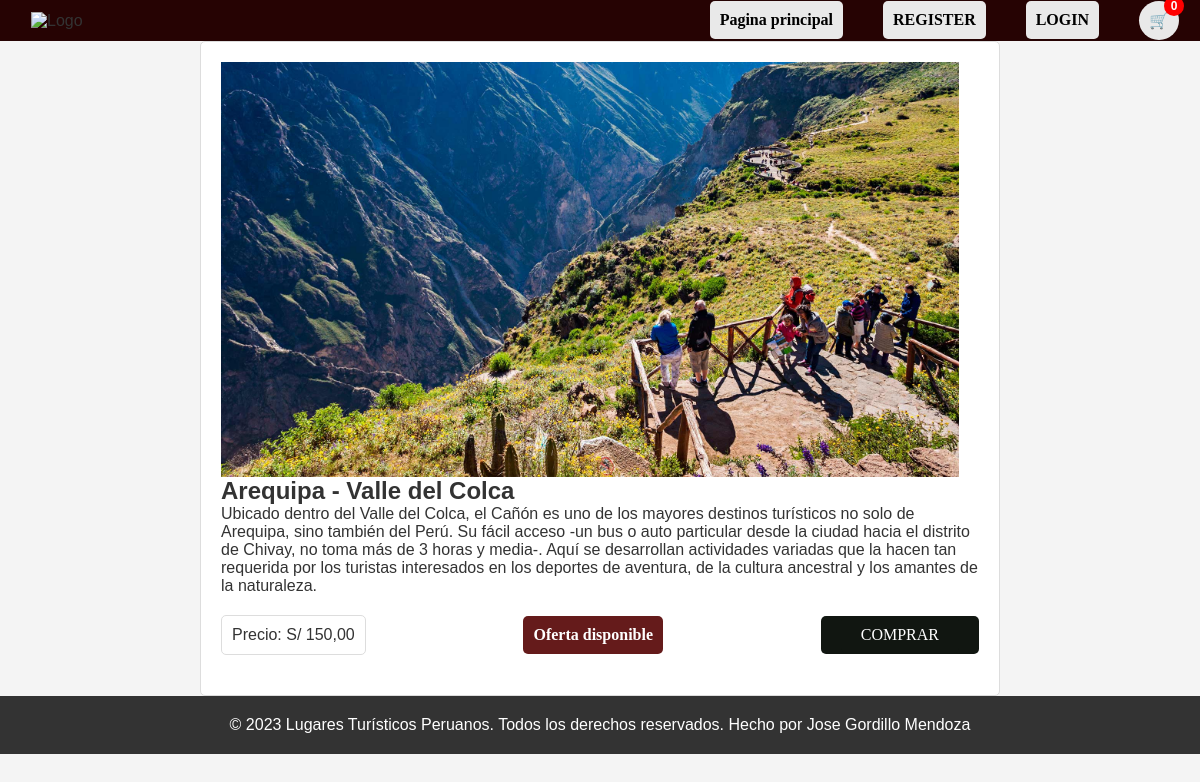
The page /destino/5/ on the database its author committed.
### destinos/models.py (models this page shows, shortened)
class DestinosTuristicos(models.Model):
    nombreCiudad = models.CharField(max_length=100)
    descripcionCiudad = models.TextField()
    imagenCiudad = models.ImageField(upload_to='imagenes/')
    precioTour = models.DecimalField(max_digits=8, decimal_places=2)
    ofertaTour = models.BooleanField(default=False)

### destinos/views.py (the view)
# urls.py: path('destino/<int:destino_id>/', views.detalle_destino, name='detalle_destino'),
def detalle_destino(request, destino_id):
    destino = get_object_or_404(DestinosTuristicos, pk=destino_id)
    return render(request, 'detalle_destino.html', {'destino': destino})

### templates/detalle_destino.html
{% extends 'destinos_turisticos.html' %}
{% load static %}
{% block content %}
<div class="centered-container">
    <div class="detalle-destino">
        <div class="imagen">
            <img src="{{ destino.imagenCiudad.url }}" alt="{{ destino.nombreCiudad }}" class="imagen-ciudad">
        </div>
        <div class="descripcion-precio">
            <div class="descripcion">
                <h2>{{ destino.nombreCiudad }}</h2>
                <p>{{ destino.descripcionCiudad }}</p>
            </div>
            <div class="precio-oferta">
                <div class="precio">
                    <p>Precio: S/ {{ destino.precioTour }}</p>
                </div>
                <div>
                    {% if destino.ofertaTour %}
                        <p class="oferta">Oferta disponible</p>
                    {% endif %}
                </div>
                <div class="comprar-btn">
                    <a href="http://127.0.0.1:8000/cuenta/login" class="comprar-btn">COMPRAR</a>
                </div>
            </div>
        </div>
    </div>
</div>
{% endblock %}

### static/style.css (style rules this page uses)
* { margin: 0; padding: 0; box-sizing: border-box; font-family: Arial, Helvetica, sans-serif; }
body { font-family: Impact; background-color: #f2f2f2; color: #333; }
.oferta { font-family: 'Arial Narrow Bold', sans-serif; font-weight: bold; color: rgba(92, 26, 26, 0.433); }
body { background-color: #f4f4f4; }
.detalle-destino { background-color: #ffffff; border: 1px solid #dddddd; border-radius: 5px; padding: 20px; margin: 0 auto; max-width: 800px; }
.imagen { flex: 1; margin-right: 20px; display: flex; justify-content: center; align-items: center; }
.imagen img { max-width: 100%; max-height: 100%; }
.descripcion-precio { flex: 2; display: flex; flex-direction: column; }
.descripcion { margin-bottom: 20px; }
.precio-oferta { font-family: Arial Black; display: flex; justify-content: space-between; align-items: center; margin-bottom: 20px; }
.precio { font-family: Arial Black; background-color: #ffffff; border: 1px solid #dddddd; border-radius: 5px; padding: 10px; }
.oferta { font-family: Arial Black; padding: 10px; background-color: #651b1b; color: #ffffff; text-align: center; font-weight: bold; border-radius: 5px; }
.comprar-btn { font-family: Arial Black; padding: 10px 20px; background-color: #111611; color: #ffffff; text-decoration: none; border-radius: 5px; transition: 0.4s; }

### rows shown on the page
DestinosTuristicos: imagenCiudad (picture), nombreCiudad "Arequipa - Valle del Colca", descripcionCiudad "Ubicado dentro del Valle del Colca, el Cañón es uno de los mayores destinos turísticos no solo de Arequipa, sino también del Perú. Su fácil acceso -un bus o auto particular desde la ciudad hacia el distrito de Chivay, no toma más de 3 horas y media-. Aquí se desarrollan actividades variadas que la hacen tan requerida por los turistas interesados en los deportes de aventura, de la cultura ancestral y los amantes de la naturaleza.", precioTour "150,00"
